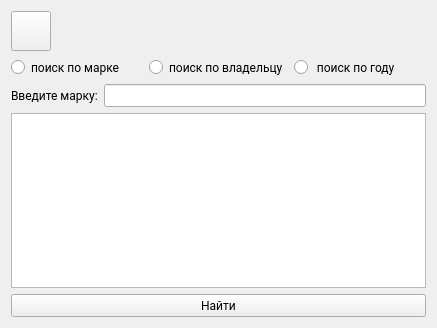
<?xml version="1.0" encoding="UTF-8"?>
<ui version="4.0">
 <class>findForm</class>
 <widget class="QWidget" name="findForm">
  <property name="geometry">
   <rect>
    <x>0</x>
    <y>0</y>
    <width>437</width>
    <height>328</height>
   </rect>
  </property>
  <property name="font">
   <font>
    <family>Roboto</family>
    <italic>false</italic>
   </font>
  </property>
  <property name="windowTitle">
   <string>Поиск</string>
  </property>
  <layout class="QVBoxLayout" name="verticalLayout_2">
   <item>
    <layout class="QVBoxLayout" name="verticalLayout">
     <item>
      <layout class="QHBoxLayout" name="horizontalLayout_3">
       <item>
        <widget class="QPushButton" name="btnHome">
         <property name="minimumSize">
          <size>
           <width>40</width>
           <height>40</height>
          </size>
         </property>
         <property name="maximumSize">
          <size>
           <width>40</width>
           <height>40</height>
          </size>
         </property>
         <property name="text">
          <string/>
         </property>
         <property name="icon">
          <iconset>
           <normaloff>../../Загрузки/png-transparent-house-svg-vector-gray-house-gray-vector.png</normaloff>../../Загрузки/png-transparent-house-svg-vector-gray-house-gray-vector.png</iconset>
         </property>
         <property name="iconSize">
          <size>
           <width>32</width>
           <height>32</height>
          </size>
         </property>
        </widget>
       </item>
       <item>
        <widget class="QLabel" name="label_2">
         <property name="text">
          <string/>
         </property>
        </widget>
       </item>
      </layout>
     </item>
     <item>
      <layout class="QHBoxLayout" name="horizontalLayout">
       <item>
        <widget class="QRadioButton" name="rbtnMarka">
         <property name="text">
          <string>поиск по марке</string>
         </property>
        </widget>
       </item>
       <item>
        <widget class="QRadioButton" name="rbtnSurn">
         <property name="enabled">
          <bool>true</bool>
         </property>
         <property name="text">
          <string>поиск по владельцу</string>
         </property>
        </widget>
       </item>
       <item>
        <widget class="QRadioButton" name="rbtnYear">
         <property name="text">
          <string> поиск по году</string>
         </property>
        </widget>
       </item>
      </layout>
     </item>
     <item>
      <layout class="QHBoxLayout" name="horizontalLayout_2">
       <item>
        <widget class="QLabel" name="label">
         <property name="text">
          <string>Введите марку:</string>
         </property>
        </widget>
       </item>
       <item>
        <widget class="QLineEdit" name="lineEdit"/>
       </item>
      </layout>
     </item>
     <item>
      <widget class="QTextEdit" name="textEdit"/>
     </item>
     <item>
      <widget class="QPushButton" name="btnSearch">
       <property name="text">
        <string>Найти</string>
       </property>
       <property name="icon">
        <iconset>
         <normaloff>../../Загрузки/png-transparent-magnifying-glasses-illustration-magnifying-glass-icon-magnifier-cartoon-glasses-magnifier-thumbnail(1)-Photoroom.png-Photoroom.png</normaloff>../../Загрузки/png-transparent-magnifying-glasses-illustration-magnifying-glass-icon-magnifier-cartoon-glasses-magnifier-thumbnail(1)-Photoroom.png-Photoroom.png</iconset>
       </property>
      </widget>
     </item>
    </layout>
   </item>
  </layout>
 </widget>
 <resources/>
 <connections>
  <connection>
   <sender>btnHome</sender>
   <signal>clicked()</signal>
   <receiver>findForm</receiver>
   <slot>close()</slot>
   <hints>
    <hint type="sourcelabel">
     <x>29</x>
     <y>29</y>
    </hint>
    <hint type="destinationlabel">
     <x>199</x>
     <y>149</y>
    </hint>
   </hints>
  </connection>
 </connections>
</ui>
